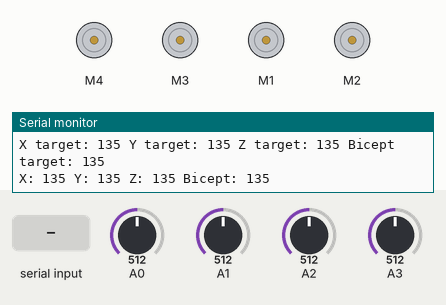
This sketch was run on a simulated Arduino Uno, built with avr-gcc and run on an emulated ATmega328P. Parts: 4 × DC motor (green arrow = forward, orange = backward, longer = faster), the last lines printed to the serial monitor. Inputs (shaded band) come from the test bench; at power-on: A1 = 512, A2 = 512, A3 = 512, A0 = 512.

Above: at 1.2 s.
1.3 s: "ra 1\n" received over Serial
At 1.7 s:
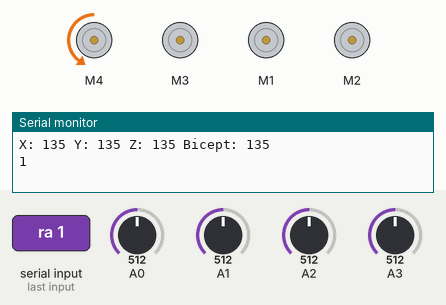
2.8 s: A1 set to 538
At 3.8 s:
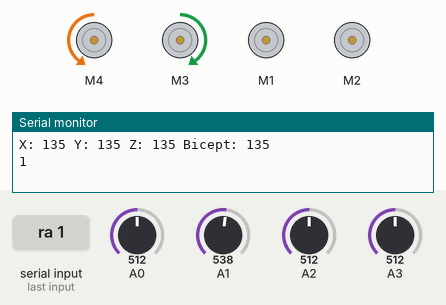
4.3 s: A2 set to 544
At 5.0 s:
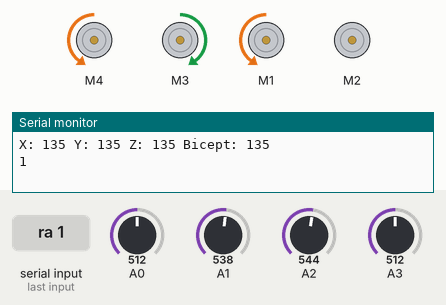
5.8 s: A3 set to 537
At 6.1 s:
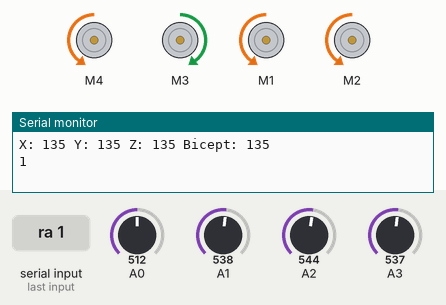
7.3 s: "ra 150\n" received over Serial
At 8.5 s:
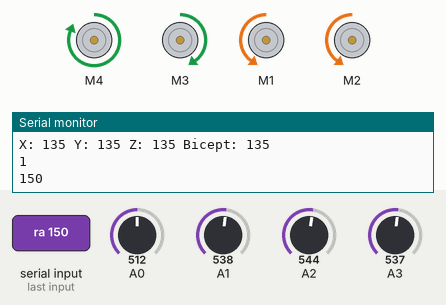
8.8 s: A3 set to 306
At 9.6 s:
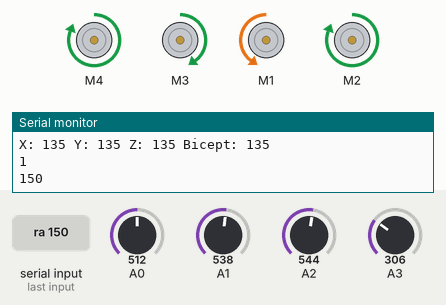
Timing chart, 0 to 11.3 s (numbered marks = the images above; inputs shaded):
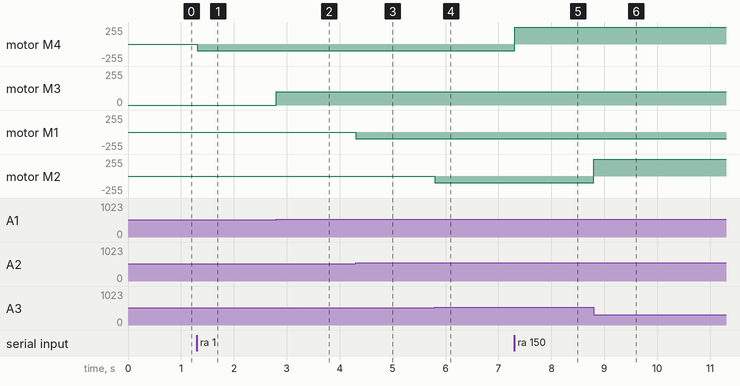

Measured:
- the behaviour switches between 526 and 527 on A1 (found by bisection; images 1 and 2)
- the behaviour switches between 526 and 527 on A2 (found by bisection; images 2 and 3)
- the behaviour switches between 526 and 527 on A3 (found by bisection; images 3 and 4)
- after the input at 1.3 s, motor M4: stopped → backward 100/255 at once
- after the input at 2.8 s, motor M3: stopped → forward 100/255 at once
- after the input at 4.3 s, motor M1: stopped → backward 100/255 at once
- after the input at 5.8 s, motor M2: stopped → backward 100/255 at once
- after the input at 7.3 s, motor M4: backward 100/255 → forward 255/255 at once
- after the input at 8.8 s, motor M2: backward 100/255 → forward 255/255 at once

The sketch:

right_arm.ino
```cpp
#include "agiat_library.h"
#include "StringSplitter.h"

#define POS_RSX A0
#define POS_RSY A1
#define POS_RSZ A2
#define POS_RBI A3

Shield_Motor right_shoulder_x(POS_RSX);
Shield_Motor right_shoulder_y(POS_RSY);
Shield_Motor right_shoulder_z(POS_RSZ);
Shield_Motor right_bicept(POS_RBI);

AF_DCMotor rightShoulderX(4, MOTOR12_64KHZ);
AF_DCMotor rightShoulderY(3, MOTOR12_64KHZ);
AF_DCMotor rightShoulderZ(1, MOTOR12_64KHZ);
AF_DCMotor rightBicept(2, MOTOR12_64KHZ);

int current_bicept = right_bicept.current_deg();
int current_shoulder_x = right_shoulder_x.current_deg();
int current_shoulder_y = right_shoulder_y.current_deg();
int current_shoulder_z = right_shoulder_z.current_deg();

int target_bicept = right_bicept.current_deg();
int target_shoulder_x = right_shoulder_x.current_deg();
int target_shoulder_y = right_shoulder_y.current_deg();
int target_shoulder_z = right_shoulder_z.current_deg();

const double Kp = 0.5; // Proportional gain
const double Ki = 0.2; // Integral gain
const double Kd = 0.1; // Derivative gain

double error_x = 0;
double error_y = 0;
double error_z = 0;
double error_bicept = 0;

void setup() {
  // put your setup code here, to run once:
  Serial.begin(9600);

  rightShoulderX.setSpeed(200);
  rightShoulderY.setSpeed(200);
  rightShoulderZ.setSpeed(200);
  rightBicept.setSpeed(200);

  target_bicept = right_bicept.current_deg();
  target_shoulder_x = right_shoulder_x.current_deg();
  target_shoulder_y = right_shoulder_y.current_deg();
  target_shoulder_z = right_shoulder_z.current_deg();

  Serial.print("X target: "); Serial.print(target_shoulder_x);
  Serial.print(" Y target: "); Serial.print(target_shoulder_y);
  Serial.print(" Z target: "); Serial.print(target_shoulder_z);
  Serial.print(" Bicept target: "); Serial.println(target_bicept);

  Serial.print("X: "); Serial.print(right_shoulder_x.current_deg());
  Serial.print(" Y: "); Serial.print(right_shoulder_y.current_deg());
  Serial.print(" Z: "); Serial.print(right_shoulder_z.current_deg());
  Serial.print(" Bicept: "); Serial.println(right_bicept.current_deg());

}

void loop() {
  // put your main code here, to run repeatedly:

  if (Serial.available() > 0){
    // get the command from controlling program
    String command = Serial.readStringUntil('\n');

    // split the command
    char command_1[command.length()];
    command.toCharArray(command_1, command.length() + 1);

    char* v[5];
    int i = 0;
    char* p;
    p = strtok(command_1, " ");
    while(p && i < 5){
      v[i] = p;
      p = strtok(NULL, " ");
      i++;
    }
    String motorName = v[0];
    String method = v[1];
    String param = v[2];

    if (motorName == "ra"){
      String first_param = v[1];
      String second_param = v[2];
      String third_param = v[3];
      String fourth_param = v[4];

      if (isDigit(first_param.charAt(0))){
        target_shoulder_x = first_param.toInt();
      }

      if (isDigit(second_param.charAt(0))){
        target_shoulder_y = second_param.toInt();
      }

      if (isDigit(third_param.charAt(0))){
        target_shoulder_z = third_param.toInt();
      }

      if (isDigit(fourth_param.charAt(0))){
        target_bicept = fourth_param.toInt();
      }

      Serial.println(target_shoulder_x);

    }

    if (motorName.substring(0, 10) == "current_ra"){
      Serial.print("X: "); Serial.print(right_shoulder_x.current_deg());
      Serial.print(" Y: "); Serial.print(right_shoulder_y.current_deg());
      Serial.print(" Z: "); Serial.print(right_shoulder_z.current_deg());
      Serial.print(" Bicept: "); Serial.println(right_bicept.current_deg());

    }

    if (motorName.substring(0, 8) == "error_ra"){
      Serial.print("X Error: "); Serial.print(error_x);
      Serial.print(" Y Error: "); Serial.print(error_y);
      Serial.print(" Z Error: "); Serial.print(error_z);
      Serial.print(" Bicept Error: "); Serial.println(error_bicept);

    }

    if (motorName.substring(0, 9) == "target_ra"){
      Serial.print("X target: "); Serial.print(target_shoulder_x);
      Serial.print(" Y target: "); Serial.print(target_shoulder_y);
      Serial.print(" Z target: "); Serial.print(target_shoulder_z);
      Serial.print(" Bicept target: "); Serial.println(target_bicept);

    }


    // FOR RIGHT SHOULDER X ===================================================
    if (motorName == "right_shoulder_x" && method == "setSpeed"){
      rightShoulderX.setSpeed(param.toInt());
    }
    else if(motorName == "right_shoulder_x" && method == "move"){
      right_shoulder_x.move_motor(rightShoulderX, param.toInt());
    }

    // FOR RIGHT SHOULDER Y ===================================================
    if (motorName == "right_shoulder_y" && method == "setSpeed"){
      rightShoulderY.setSpeed(param.toInt());
    }
    else if(motorName == "right_shoulder_y" && method == "move"){
      right_shoulder_y.move_motor(rightShoulderY, param.toInt());
    }

    // FOR RIGHT SHOULDER Z ===================================================
    if (motorName == "right_shoulder_z" && method == "setSpeed"){
      rightShoulderZ.setSpeed(param.toInt());
    }
    else if(motorName == "right_shoulder_z" && method == "move"){
      right_shoulder_z.move_motor(rightShoulderZ, param.toInt());
    }

    // FOR RIGHT BICEPT =======================================================
    if (motorName == "right_bicept" && method == "setSpeed"){
      rightBicept.setSpeed(param.toInt());
    }
    else if(motorName == "right_bicept" && method == "move"){
      right_bicept.move_motor(rightBicept, param.toInt());
    }


  }

  current_shoulder_x = right_shoulder_x.current_deg();
  current_shoulder_y = right_shoulder_y.current_deg();
  current_shoulder_z = right_shoulder_z.current_deg();
  current_bicept = right_bicept.current_deg();

  // Calculate errors
  error_x = target_shoulder_x - current_shoulder_x;
  error_y = target_shoulder_y - current_shoulder_y;
  error_z = target_shoulder_z - current_shoulder_z;
  error_bicept = target_bicept - current_bicept;

  // set speed =========================================================================================
  if (error_x <= 12){
    rightShoulderX.setSpeed(100);
  } else{
    rightShoulderX.setSpeed(255);
  }

  if (error_y <= 12){
    rightShoulderY.setSpeed(100);
  } else{
    rightShoulderY.setSpeed(255);
  }

  if (error_z <= 12){
    rightShoulderZ.setSpeed(100);
  } else{
    rightShoulderZ.setSpeed(255);
  }

  if (error_bicept <= 12){
    rightBicept.setSpeed(100);
  } else{
    rightBicept.setSpeed(255);
  }

  // run motor =======================================================================================

  if (error_x <= 3 && error_x >= -3){
    rightShoulderX.run(RELEASE);
  } else if(error_x > 3){
    rightShoulderX.run(FORWARD);
  } else if(error_x < -3){
    rightShoulderX.run(BACKWARD);
  }

  if (error_y <= 3 && error_y >= -3){
    rightShoulderY.run(RELEASE);
  } else if(error_y > 3){
    rightShoulderY.run(BACKWARD);
  } else if(error_y < -3){
    rightShoulderY.run(FORWARD);
  }

  if (error_z <= 3 && error_z >= -3){
    rightShoulderZ.run(RELEASE);
  } else if(error_z > 3){
    rightShoulderZ.run(FORWARD);
  } else if(error_z < -3){
    rightShoulderZ.run(BACKWARD);
  }

  if (error_bicept <= 3 && error_bicept >= -3){
    rightBicept.run(RELEASE);
  } else if(error_bicept > 3){
    rightBicept.run(FORWARD);
  } else if(error_bicept < -3){
    rightBicept.run(BACKWARD);
  }


}
```

agiat_library.cpp
```cpp
#include "agiat_library.h"

// MOTOR SET UP =============================================================================================

Motor::Motor(int en, int in1, int in2, int potPin){
    en = en;
    in1 = in1;
    in2 = in2;
    potPin = potPin;
    current = map(analogRead(potPin), 0, 1023, 0, 270);
    pinMode(en, OUTPUT);
    pinMode(in1, OUTPUT);
    pinMode(in2, OUTPUT);
    pinMode(potPin, INPUT);
}

int Motor::current_deg(){
    current = map(analogRead(potPin), 0, 1023, 0, 270);
    return current;
}

void Motor::setDirection(int direct){
    _direction = direct;
}

void Motor::stopMotor(){
    digitalWrite(in1, LOW);
    digitalWrite(in2, LOW);
}

void Motor::set_speed(int velocity){
    _velocity = velocity;
}

void Motor::setMaxLimit(int max_){
    _max_limit = max_;
}

void Motor::setMinLimit(int min_){
    _min_limit = min_;
}

void Motor::move_motor(int deg){
    int current_degree = current_deg();
    if (current_degree > deg + 2 ){
        while(current_degree > deg + 2 && current_degree > _min_limit ) {
            if (_direction == 1){
                digitalWrite(en, _velocity);
                digitalWrite(in1, LOW);
                digitalWrite(in2, HIGH);
            } else if (_direction == -1){
                digitalWrite(en, _velocity);
                digitalWrite(in1, HIGH);
                digitalWrite(in2, LOW);
            }
            current_degree = current_deg();
        }
        stopMotor();
    } else if (current_degree < deg - 2){
        while(current_degree < deg - 2 && current_degree < _max_limit) {
            if (_direction == 1){
                digitalWrite(en, _velocity);
                digitalWrite(in1, HIGH);
                digitalWrite(in2, LOW);
            } else if (_direction == -1){
                digitalWrite(en, _velocity);
                digitalWrite(in1, LOW);
                digitalWrite(in2, HIGH);
            }
            current_degree = current_deg();
        }
    } else {
        stopMotor();
    }
}


// HAND SET UP ===================================================================================================

Hand::Hand(int th, int ind, int mid, int rin, int pink, int wri){

    thumb.attach(th);
    index.attach(ind);
    middle.attach(mid);
    ring.attach(rin);
    pinky.attach(pink);
    wrist.attach(wri);

}

void Hand::open(){
    thumb.write(0);
    index.write(0);
    middle.write(0);
    ring.write(0);
    pinky.write(0);
}

void  Hand::close(){
    thumb.write(270);
    index.write(270);
    middle.write(270);
    ring.write(270);
    pinky.write(270);
}

void Hand::finger_moving(String finger){
    if (finger == "thumb"){
        int count = 0;
        while(count < 3){
            thumb.write(0);
            delay(500);
            thumb.write(180);
            delay(500);
            count++;
        }
    } else if (finger == "index"){
        int count = 0;
        while(count < 3){
            index.write(0);
            delay(500);
            index.write(180);
            delay(500);
            count++;
        }
    } else if (finger == "middle"){
        int count = 0;
        while(count < 3){
            middle.write(0);
            delay(500);
            middle.write(180);
            delay(500);
            count++;
        }
    } else if (finger == "ring"){
        int count = 0;
        while(count < 3){
            ring.write(0);
            delay(500);
            ring.write(180);
            delay(500);
            count++;
        }
    } else if(finger == "pinky"){
        int count = 0;
        while(count < 3){
            pinky.write(0);
            delay(500);
            pinky.write(180);
            delay(500);
            count++;
        }
    }

}

void Hand::servo_wrist(int degree){
    wrist.write(degree);
}

// SHIELD MOTOR  CONTROL FUNCTIONS //////////////////////////////////////////////////////////////////////////
Shield_Motor::Shield_Motor(int potPin) {
    _potPin = potPin;
}

void Shield_Motor::setDirection(int direct){
    _direction = direct;
}

int Shield_Motor::current_deg(){
    _current = map(analogRead(_potPin), 0, 1023, 0, 270);
    return _current;
}

void Shield_Motor::setMinLimit(int min_){
    _min_limit = min_;
}

void Shield_Motor::setMaxLimit(int max_){
    _max_limit = max_;
}

int Shield_Motor::get_dir(){
  return _direction;
}

void Shield_Motor::move_motor(AF_DCMotor dcMotor, int deg){
    int current_degree = current_deg();
    if (current_degree > deg + _delta ) {
        while(current_degree > deg + _delta ) {
            if (_direction == 1){
                dcMotor.run(FORWARD);
            } else if (_direction == -1){
                dcMotor.run(BACKWARD);
            }
            current_degree = current_deg();
        }
        dcMotor.run(RELEASE);
    } else if (current_degree < deg - _delta  ){
        while(current_degree < deg - _delta ){
            if (_direction == 1){
                dcMotor.run(BACKWARD);
            } else if (_direction == -1){
                dcMotor.run(FORWARD);
            }
            current_degree  = current_deg();
        }
        dcMotor.run(RELEASE);
    } else {
        dcMotor.run(RELEASE);
    }
}

// HEAD SET UP ===============================================================================================
Head::Head(int se, int m, int ue, int h, int n, int sn){
    side_eye.attach(se);
    mouth.attach(m);
    up_eye.attach(ue);
    neck.attach(n);
    head.attach(h);
    side_neck.attach(sn);
}

void Head::servo_head(int degree){
    // ... - ... is turn left
    // ... - ... is turn right
    // ... is center
    head.write(degree);
}

void Head::servo_neck(int degree){
    // ... - ...  is up
    // ... - ... is down
    // ... is center
    neck.write(degree);
}

void Head::servo_mouth(int degree) {
    // ... - ... is open
    // ... - ... is close
    mouth.write(degree);
}

void Head::servo_side_eye(int degree){
    // ... - ... is left
    // ... - ... is right
    // ... is center
    side_eye.write(degree);
}

void Head::setMaxLimit(int max){
    _max_limit = max;
}

void Head::setMinLimit(int min){
    _min_limit  = min;
}

void Head::servo_up_eye(int degree){
    // ... - ... is up
    // ... - ... is down
    // ... is center
    up_eye.write(degree);
}

void Head::servo_side_neck(int degree){
    // ... - ... is left tilt
    // ... - ... is right tilt
    // ... is center
    side_neck.write(degree);
}
```

agiat_library.h
```cpp
#ifndef AGIAT_LIBRARY_h
#define AGIAT_LIBRARY_h

#include <Arduino.h>
#include <Servo.h>
#include <AFMotor.h>


class Motor{
    private:
        int en;
        int in1;
        int in2;
        int potPin;
        int current;
        int _velocity;
        int const delta = 2;
        int _direction = 1;
        int _min_limit, _max_limit;

    public:
        Motor(int en, int in1, int in2, int potPin);
        int current_deg();
        void move_motor(int degree);
        void set_speed(int velocity);
        void stopMotor();
        void setDirection(int direct);
        void setMinLimit(int min_);
        void setMaxLimit(int max_);
};

class Shield_Motor{
    private:
        int _direction = 1;
        int _potPin;
        int _delta = 2;
        int _current;
        int _min_limit, _max_limit;

    public:
        Shield_Motor(int potPin);
        void move_motor(AF_DCMotor dcMotor, int deg);
        void setDirection(int direct);
        int current_deg();
        void setMinLimit(int min_);
        void setMaxLimit(int max_);
        int get_dir();

};

class Hand{
    private:
        Servo thumb, index, middle, ring, pinky, wrist;
        int const delta;
        int direction = 1;

    public:
        Hand(int th, int ind, int mid, int rin, int pink, int wri);
        void open();
        void close();
        void finger_moving(String finger);
        void servo_wrist(int degree);
};

class Head{
    private:
        int _min_limit, _max_limit;
    public:
        Servo side_eye, mouth, up_eye, head, neck, side_neck;

        Head(int se, int m, int ue, int h, int n, int sn);
        void servo_head(int degree);
        void servo_mouth(int degree);
        void servo_side_eye(int degree);
        void servo_up_eye(int degree);
        void servo_side_neck(int degree);
        void servo_neck(int degree);
        void setMaxLimit(int max);
        void setMinLimit(int min);

};


#endif
```
